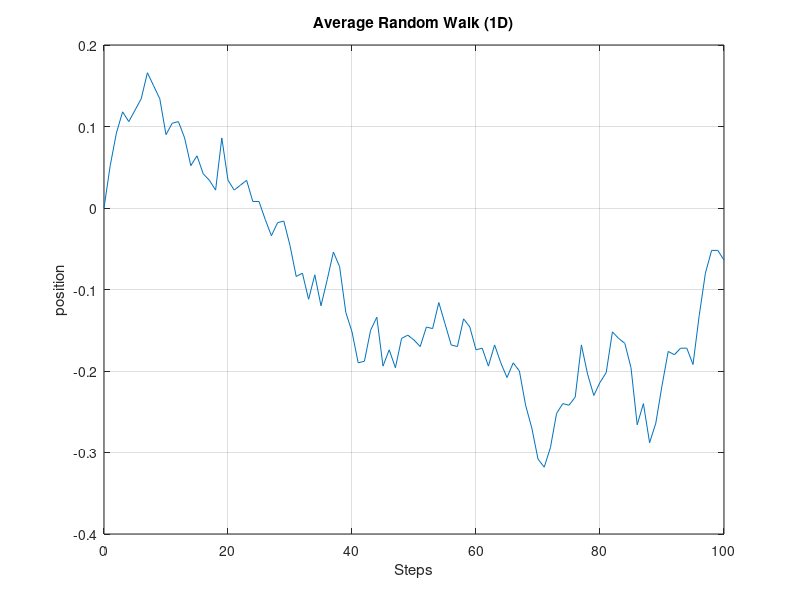

The MATLAB script that drew this image:
clear
clc
clf
%% 
%start timer to measure computation time
tic;


%% 

% Parameters
number_Steps = 100; % Number of steps in each random walk
number_Walks = 1000; % Number of random walks

% Initialize matrix to store all random walks
totalWalk = zeros(number_Walks, number_Steps+1); % +1 to include the starting position

% Perform random walks
for walk = 1:number_Walks
    % Initialize the current walk
    position = zeros(number_Steps+1, 1);
   
    % Perform the random walk
    for step = 2:number_Steps+1
        % Generate a random step (-1 or +1) in x and y directions using a coin toss
        coinToss = randi(2) - 1; %gives random integers, either one or two
        new_step = 2 * coinToss - 1; %moves forward for heads and moves backward for tails
       
        % Update the position
        position(step) = position(step-1) + new_step;
    end
   
    % Store the current walk in the matrix
    totalWalk(walk, :) = position;
end

% Calculate the average of all random walks
averageWalk = mean(totalWalk);

% Plot the average walk
plot(0:number_Steps, averageWalk);
title('Average Random Walk (1D)');
xlabel('Steps');
ylabel('position');
grid on;
axis on;

%% %stop timer and display computation time
computationTime = toc;
disp(['Computation time: ' num2str(computationTime) ' seconds']);
